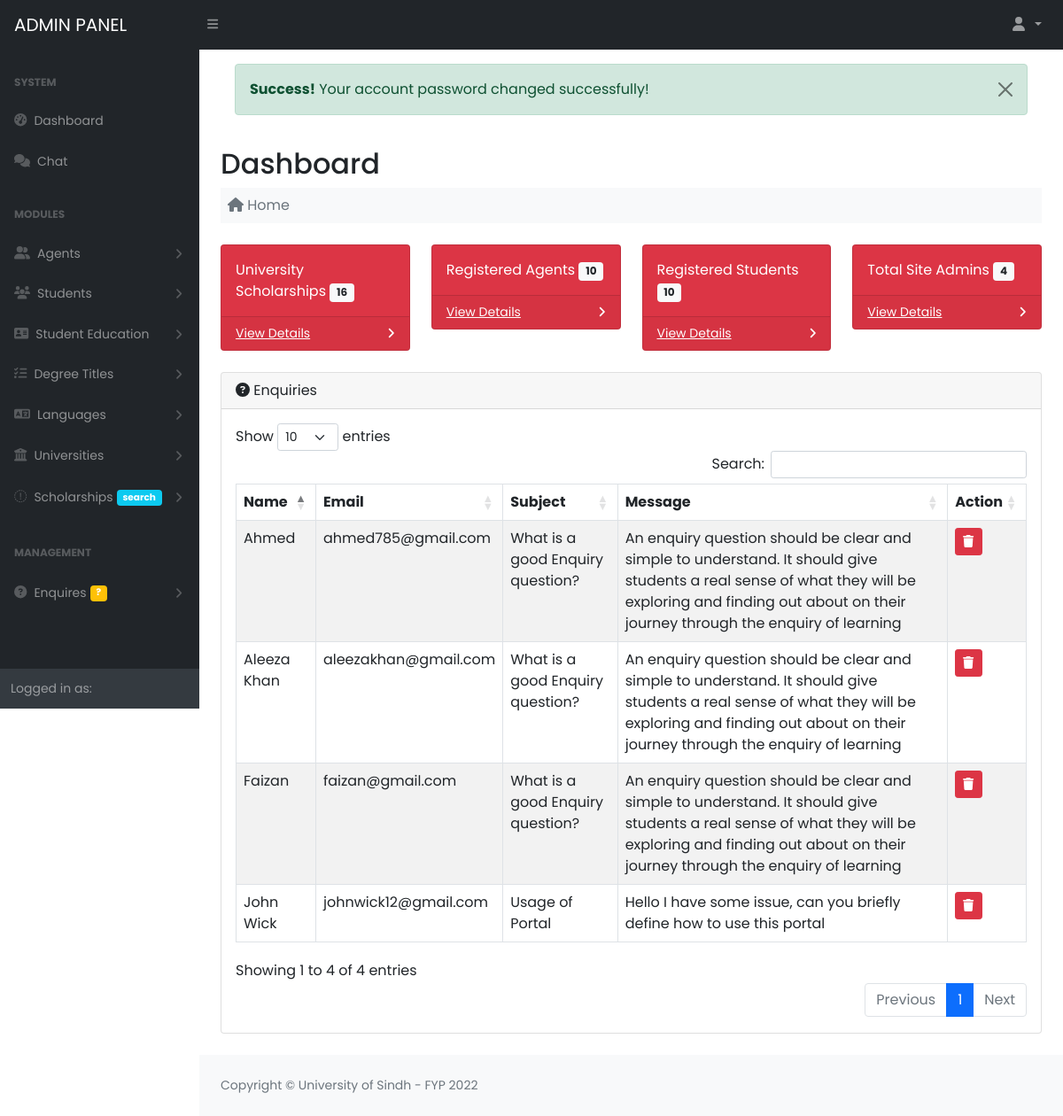
/Project/admin/index.php (signed in), run on the app's committed database.
### tables this page shows
CREATE TABLE `enquires` (
  `enquiry_id` int(11) NOT NULL AUTO_INCREMENT,
  `name` varchar(50) DEFAULT NULL,
  `email` varchar(50) DEFAULT NULL,
  `subject` varchar(100) DEFAULT NULL,
  `message` text DEFAULT NULL,
  `created_at` timestamp NOT NULL DEFAULT current_timestamp(),
  PRIMARY KEY (`enquiry_id`)
);

### Project/database/database.php (called while the page is built, shortened)
<?php
class Database
{
	private $db_host = "localhost";
	private $db_user = "root";
	private $db_pass = "";
	private $db_name = "fyp_cms";
	public $connection = null;
	public function __construct()
	{
		$this->connection = mysqli_connect($this->db_host, $this->db_user, $this->db_pass, $this->db_name);
	}
	public function executeQuery($query)
	{
		$this->query = $query;
		$this->result = mysqli_query($this->connection, $this->query);
		return $this->result;
	}
}
?>

### Project/admin/index.php (the view)
<?php  include_once("includes/header.php"); ?>
 <?php  include_once("includes/nav.php"); ?>
 <div id="layoutSidenav">
         <?php include_once("includes/sidebar.php") ?>
         <div id="layoutSidenav_content">
             <main>
                 <div class="container-fluid px-4">
                     <div class="p-3"><?php require_once("includes/messages.php") ?></div>
                     <h2 class="mt-1">Dashboard</h2>
                     <ol class="breadcrumb mb-4 bg-light p-2">
                         <li class="breadcrumb-item active"><i class="fa fa-home"></i> Home</li>
                     </ol>
                     <div class="row">
                         <div class="col-xl-3 col-md-6">
                             <div class="card bg-danger text-white mb-4">
                                 <div class="card-body">University Scholarships <span class="badge bg-light text-dark">
                                 <?php
                                     $query = "SELECT * FROM scholarships";
                                     $result = $db->executeQuery($query);
                                     echo $result->num_rows;
                                 ?></span></div>
                                 <div class="card-footer d-flex align-items-center justify-content-between">
                                     <a class="small text-white stretched-link" href="#">View Details</a>
                                     <div class="small text-white"><i class="fas fa-angle-right"></i></div>
                                 </div>
                             </div>
                         </div>
                         <div class="col-xl-3 col-md-6">
                             <div class="card bg-danger text-white mb-4">
                                 <div class="card-body">Registered Agents <span class="badge bg-light text-dark">
                                 <?php
                                     $query = "SELECT * FROM agents";
                                     $result = $db->executeQuery($query);
                                     echo $result->num_rows;
                                 ?>
                                 </span></div>
                                 <div class="card-footer d-flex align-items-center justify-content-between">
                                     <a class="small text-white stretched-link" href="#">View Details</a>
                                     <div class="small text-white"><i class="fas fa-angle-right"></i></div>
                                 </div>
                             </div>
                         </div>
                         <div class="col-xl-3 col-md-6">
                             <div class="card bg-danger text-white mb-4">
                                 <div class="card-body">Registered Students <span class="badge bg-light text-dark">
                                 <?php
                                     $query = "SELECT * FROM students";
                                     $result = $db->executeQuery($query);
                                     echo $result->num_rows;
                                 ?>
                                 </span></div>
                                 <div class="card-footer d-flex align-items-center justify-content-between">
                                     <a class="small text-white stretched-link" href="#">View Details</a>
                                     <div class="small text-white"><i class="fas fa-angle-right"></i></div>
                                 </div>
                             </div>
                         </div>
                         <div class="col-xl-3 col-md-6">
                             <div class="card bg-danger text-white mb-4">
                                 <div class="card-body">Total Site Admins <span class="badge bg-light text-dark">
                                 <?php
                                     $query = "SELECT * FROM admins";
                                     $result = $db->executeQuery($query);
                                     echo $result->num_rows;
                                 ?>
                                 </span></div>
                                 <div class="card-footer d-flex align-items-center justify-content-between">
                                     <a class="small text-white stretched-link" href="view_admins">View Details</a>
                                     <div class="small text-white"><i class="fas fa-angle-right"></i></div>
                                 </div>
                             </div>
                         </div>
                     </div>
                     <div class="card mb-4">
                         <div class="card-header">
                             <i class="fa fa-question-circle"></i>
                             Enquiries
                         </div>
                         <div class="card-body">
                             <table class="table table-responsive table-bordered table-striped" id="table">
                                 <thead>
                                     <tr>
                                         <th>Name</th>
                                         <th>Email</th>
                                         <th>Subject</th>
                                         <th>Message</th>
                                         <th>Action</th>
                                     </tr>
                                 </thead>
                                 <tbody>
                                     <?php
                                         $query = "SELECT * FROM enquires ORDER BY enquiry_id DESC  LIMIT 5";
                                         $result = $db->executeQuery($query);
                                         if($result->num_rows){
                                             while($row = mysqli_fetch_assoc($result)){
                                                 ?>
                                                 <tr>
                                                     <td><?php echo $row['name'] ?></td>
                                                     <td><?php echo $row['email'] ?></td>
                                                     <td><?php echo $row['subject'] ?></td>
                                                     <td><?php echo $row['message'] ?></td>
                                                     <td>
                                                         <a class="btn btn-danger btn-sm" href="classes/delete_enquiry.php?id=<?php echo $row['enquiry_id'] ?>"><i class="fa fa-trash"></i></a>
                                                     </td>
                                                 </tr>
                                                 <?php
                                             }
                                         }
                                     ?>
                                 </tbody>
                             </table>
                         </div>
                     </div>
                 </div>
             </main>
 <?php  include_once("includes/footer.php") ?>

### Project/admin/includes/header.php (style rules this page uses)
body { font-family: 'Poppins', sans-serif; }

### data on the page
enquires: name "Faizan", email "faizan@gmail.com", subject "What is a good Enquiry question?", message "An enquiry question should be clear and simple to understand. It should give students a real sense of what they will be exploring and finding out about on their journey through the enquiry of learning"
enquires: name "Ahmed", email "ahmed785@gmail.com", subject "What is a good Enquiry question?", message "An enquiry question should be clear and simple to understand. It should give students a real sense of what they will be exploring and finding out about on their journey through the enquiry of learning"
enquires: name "Aleeza Khan", email "aleezakhan@gmail.com", subject "What is a good Enquiry question?", message "An enquiry question should be clear and simple to understand. It should give students a real sense of what they will be exploring and finding out about on their journey through the enquiry of learning"
enquires: name "John Wick", email "johnwick12@gmail.com", subject "Usage of Portal", message "Hello I have some issue, can you briefly define how to use this portal"

### other printed values
$_SESSION['success'] "Your account password changed successfully!"
$result->num_rows "16"
$result->num_rows "10"
$result->num_rows "4"
